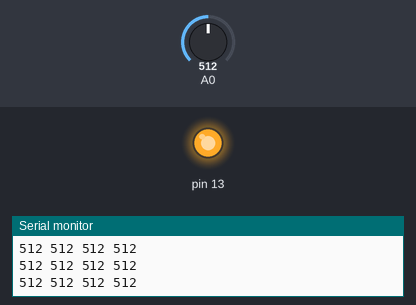
Bench run of a sketch on a simulated Arduino Uno, built with avr-gcc and run on an emulated ATmega328P. Parts: output pins drawn as LEDs (lit = HIGH), the last lines printed to the serial monitor. The test bench sets the inputs (shaded band); at power-on: A0 = 512.

Above: at 1.2 s.
1.3 s: A0 set to 503
At 2.5 s:
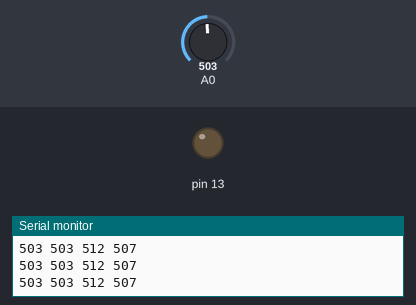
2.8 s: A0 set to 511
At 4.0 s:
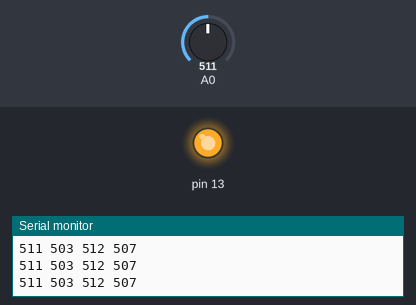
4.3 s: A0 set to 306
At 5.8 s:
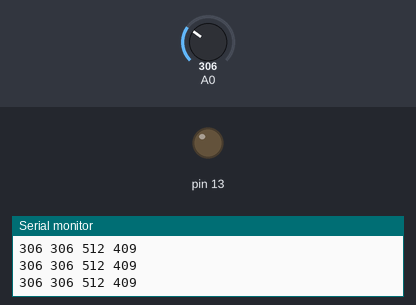
Timing chart, 0 to 7.3 s (numbered marks = the images above; inputs shaded):
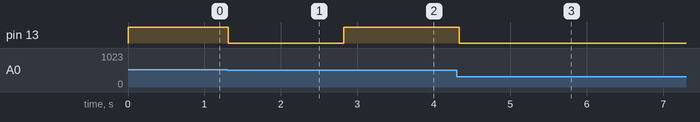

Measured:
- the behaviour switches between 511 and 510 on A0 (found by bisection; images 0 and 1)
- after the input at 1.3 s, pin 13: HIGH → LOW at once
- after the input at 2.8 s, pin 13: LOW → HIGH at once
- after the input at 4.3 s, pin 13: HIGH → LOW at once

The sketch:

app.ino
```cpp
void setup() {
  pinMode(13, OUTPUT);
  Serial.begin(9600);
}

void loop() {

  static int minValue = 1024;
  static int maxValue = 0;
  int sensorValue = analogRead(A0);

  // Calibrate
  if(sensorValue > maxValue) {
    maxValue = sensorValue;
  }
  if(sensorValue < minValue) {
    minValue = sensorValue;
  }

  int threshold = 0.5*(maxValue - minValue) + minValue;

  Serial.print(sensorValue);
  Serial.print(" ");
  Serial.print(minValue);
  Serial.print(" ");
  Serial.print(maxValue);
  Serial.print(" ");
  Serial.println(threshold);

  if(sensorValue >= threshold) {
    digitalWrite(13, HIGH);
  } else {
    digitalWrite(13, LOW);
  }
  delay(100);
}
```
